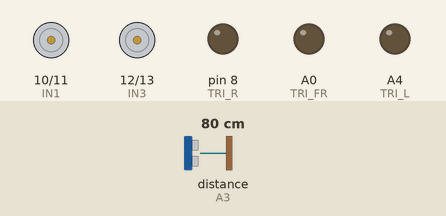
Simulated run of this program. Board: Arduino Uno, built with avr-gcc and run on an emulated ATmega328P. Parts: motor-driver pin pairs drawn as motors (green arrow = first pin HIGH = forward, orange = second pin HIGH = backward, longer = more drive), output pins drawn as LEDs (lit = HIGH). Wiring (inferred from the names in the program): ultrasonic range finder: trigger A2; echo A3. Inputs (shaded band) come from the test bench; at power-on: distance to the obstacle (sensor on A3) 80 cm. The echo pulse lasts 58.3 µs per cm; pins used as bus, display or sensor lines are not drawn.

Above: at 6.2 s.
6.3 s: distance to the obstacle (sensor on A3) set to 12 cm
7.8 s: distance to the obstacle (sensor on A3) set to 9 cm
At 8.4 s:
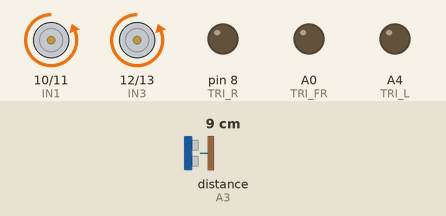
9.3 s: distance to the obstacle (sensor on A3) set to 18 cm
At 10.0 s:
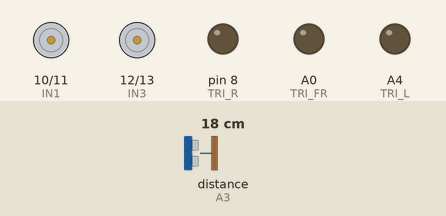
10.8 s: distance to the obstacle (sensor on A3) set to 2 cm
At 12.0 s:
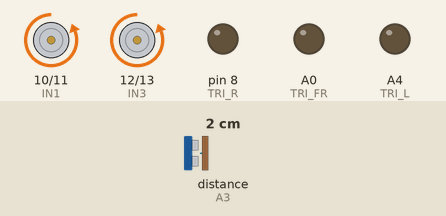
Timing chart, 0 to 13.3 s (numbered marks = the images above; inputs shaded):
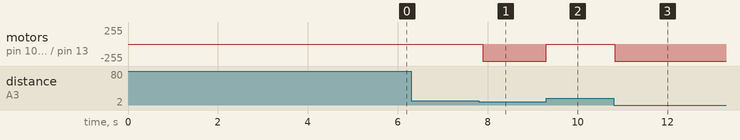

Measured:
- the behaviour switches between 11 and 10 cm on distance to the obstacle (sensor on A3) (found by bisection; images 0 and 1)
- after the input at 6.3 s, every drawn part: stays the same
- after the input at 7.8 s, motor on pin 10 (IN1) / pin 11 (IN2), motor on pin 12 (IN3) / pin 13 (IN4): stopped → backward 255/255 after 0.09 s
- after the input at 9.3 s, motor on pin 10 (IN1) / pin 11 (IN2), motor on pin 12 (IN3) / pin 13 (IN4): backward 255/255 → stopped at once
- after the input at 10.8 s, motor on pin 10 (IN1) / pin 11 (IN2), motor on pin 12 (IN3) / pin 13 (IN4): stopped → backward 255/255 at once

The program:

main.cpp
```cpp
#include <Arduino.h>
#include "config.h"
#include "ultrasonic.h"
#include "motors.h"

void setup() {
  // SERIAL SET UP
  Serial.begin(9600);

  UltrasonicInit();
  MotorsInit();
}

void loop() {

  // SIMPLE LOGIC TEST
  float dist_FL = ReadFrontLeftDistance();

  if (dist_FL >= 0 && dist_FL <= 10){
    MoveForward();
  }
  else{
    Brake();
  }

  delay(100);

  /*
  // ULTRASONIC TEST

  float FrontRight = ReadFrontRightDistance();

  Serial.print("Front Right Distance = ");
  Serial.println(FrontRight);
  delay(500);

  float FrontLeft = ReadFrontLeftDistance();

  Serial.print("Front Left Distance = ");
  Serial.println(FrontLeft);
  delay(500);

  float Left = ReadLeftDistance();

  Serial.print("Left Distance = ");
  Serial.println(Left);
  delay(500);

  float Right = ReadRightDistance();

  Serial.print("Right Distance = ");
  Serial.println(Right);
  delay(500);

  // MOVEMENT DEMO
  MoveForward();
  delay(1500);

  Brake();
  delay(1000);

  RotateLeft();
  delay(1500);

  Brake();
  delay(1000);

  MoveBackward();
  delay(1500);

  Brake();
  delay(1000);

  RotateRight();
  delay(3000);

  MoveForward();
  delay(500);
  */
}
```

motors.h
```cpp
#ifndef MOTORS_H
#define MOTORS_H

#include <Arduino.h>

// ---------- PIN SETUP ----------
void MotorsInit();

// ---------- METHODS ----------
void MoveForward();
void MoveBackward();
void RotateLeft();
void RotateRight();
void Brake();

#endif
```

ultrasonic.h
```cpp
#ifndef ULTRASONIC_H
#define ULTRASONIC_H

#include <Arduino.h>

// ---------- PIN SETUP ----------
void UltrasonicInit();

// ---------- METHODS ----------
float ReadFrontLeftDistance();
float ReadFrontRightDistance();
float ReadLeftDistance();
float ReadRightDistance();

#endif
```

motors.cpp
```cpp
#include "config.h"
#include "motors.h"

// ---------- PIN SETUP ----------
void MotorsInit(){
    // MOTOR 1
    pinMode(IN1, OUTPUT);
    pinMode(IN2, OUTPUT);
    // MOTOR 2
    pinMode(IN3, OUTPUT);
    pinMode(IN4, OUTPUT);

    // AVOIDS UNWANTED MOVEMENT ON STARTUP
    Brake();

    delay(5000);
}

// ---------- IMPLEMENTATIONS ----------
// HELPER FUNCTION
static void SetPolarities(bool pol1, bool pol2, bool pol3, bool pol4){
    digitalWrite(IN1, pol1);
    digitalWrite(IN2, pol2);
    digitalWrite(IN3, pol3);
    digitalWrite(IN4, pol4);
}

// MAIN FUNCTIONS
void MoveForward(){
    return SetPolarities(LOW, HIGH, LOW, HIGH);
}

void MoveBackward(){
    return SetPolarities(HIGH, LOW, HIGH, LOW);
}

void RotateLeft(){
    return SetPolarities(HIGH, LOW, LOW, HIGH);
}

void RotateRight(){
    return SetPolarities(LOW, HIGH, HIGH, LOW);
}

void Brake(){
    return SetPolarities(LOW, LOW, LOW, LOW);
}
```

ultrasonic.cpp
```cpp
#include "config.h"
#include "ultrasonic.h"

// ---------- PIN SETUP ----------
void UltrasonicInit(){
    // FRONTAL LEFT SENSOR
    pinMode(TRI_FL, OUTPUT);
    pinMode(ECHO_FL, INPUT);

    // FRONTAL RIGHT SENSOR
    pinMode(TRI_FR, OUTPUT);
    pinMode(ECHO_FR, INPUT);

    // LEFT SENSOR
    pinMode(TRI_L, OUTPUT);
    pinMode(ECHO_L, INPUT);

    // RIGHT SENSOR
    pinMode(TRI_R, OUTPUT);
    pinMode(ECHO_R, INPUT);
}

// ---------- IMPLEMENTATIONS ----------
// HELPER FUNCTION
static float ReadDistance(uint8_t trigger_pin, uint8_t echo_pin){
    float duration;
    float distance;

    // set trigger to low to avoid dangling
    digitalWrite(trigger_pin, LOW);
    delayMicroseconds(5);

    // send wave for 10 microseconds burst
    digitalWrite(trigger_pin, HIGH);
    delayMicroseconds(10);
    digitalWrite(trigger_pin, LOW);

    // receive wave
    duration = pulseIn(echo_pin, HIGH, 30000);

    // convert to cm
    distance = (duration*0.0343)/2;

    return distance;
}

// MAIN FUNCTIONS
float ReadFrontLeftDistance(){
    return ReadDistance(TRI_FL, ECHO_FL);
}

float ReadFrontRightDistance(){
    return ReadDistance(TRI_FR, ECHO_FR);
}

float ReadLeftDistance(){
    return ReadDistance(TRI_L, ECHO_L);
}

float ReadRightDistance(){
    return ReadDistance(TRI_R, ECHO_R);
}
```

config.h
```cpp
#ifndef CONFIG_H
#define CONFIG_H

#include <Arduino.h>

// ---------- INFRARED PINS ----------

// ---------- ULTRASONIC PINS ----------
// FRONTAL RIGHT SENSOR
constexpr uint8_t TRI_FR = A0;
constexpr uint8_t ECHO_FR = A1;
// FRONTAL LEFT SENSOR
constexpr uint8_t TRI_FL = A2;
constexpr uint8_t ECHO_FL = A3;
// LEFT SENSOR
constexpr uint8_t TRI_L = A4;
constexpr uint8_t ECHO_L = A5;
// RIGHT SENSOR
constexpr uint8_t TRI_R = 8;
constexpr uint8_t ECHO_R = 9;

// ---------- MOTOR DRIVER PINS ----------
// RIGHT MOTOR
constexpr uint8_t IN1 = 10;
constexpr uint8_t IN2 = 11;
// LEFT MOTOR
constexpr uint8_t IN3 = 12;
constexpr uint8_t IN4 = 13;

#endif
```
